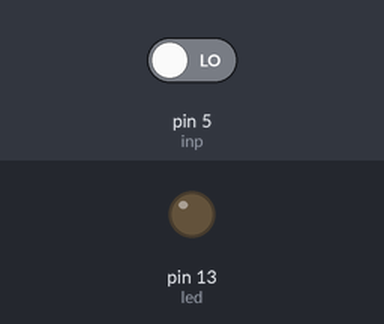
This sketch was run on a simulated Arduino Uno, built with avr-gcc and run on an emulated ATmega328P. Shown: output pins drawn as LEDs (lit = HIGH). The inputs (shaded band) are chosen by the test bench; at power-on: pin 5 (inp) LOW.

Above: at 1.2 s.
1.3 s: pin 5 (inp) driven HIGH
At 1.8 s:
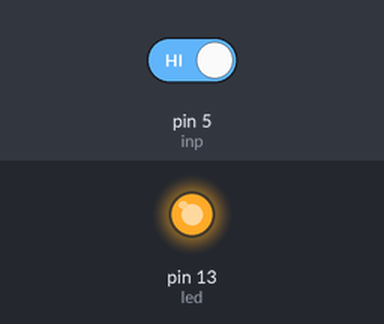
2.8 s: pin 5 (inp) driven LOW
At 4.2 s:
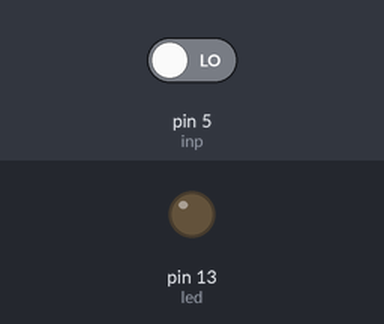
Timing chart, 0 to 5.8 s (numbered marks = the images above; inputs shaded):
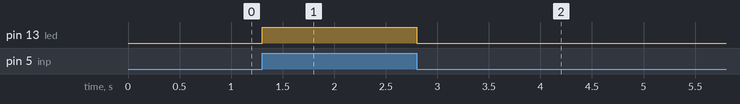

The sketch:

input.ino
```cpp
int led = 13;
int inp = 5;
int state;

void setup () {

     pinMode(led,OUTPUT);
     pinMode(inp,INPUT);

}
 void loop() {
   state = digitalRead(inp);
   digitalWrite(led,state);
 }
```

Measured:
- after the input at 1.3 s, pin 13 (led): LOW → HIGH at once
- after the input at 2.8 s, pin 13 (led): HIGH → LOW at once
